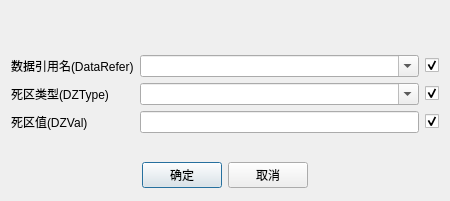
<?xml version="1.0" encoding="UTF-8"?>
<ui version="4.0">
 <class>CTcpEdgeTestDataDlg</class>
 <widget class="QDialog" name="CTcpEdgeTestDataDlg">
  <property name="geometry">
   <rect>
    <x>0</x>
    <y>0</y>
    <width>450</width>
    <height>201</height>
   </rect>
  </property>
  <property name="sizePolicy">
   <sizepolicy hsizetype="Expanding" vsizetype="Expanding">
    <horstretch>0</horstretch>
    <verstretch>0</verstretch>
   </sizepolicy>
  </property>
  <property name="windowTitle">
   <string>连接</string>
  </property>
  <layout class="QGridLayout" name="gridLayout">
   <property name="margin">
    <number>0</number>
   </property>
   <item row="3" column="0">
    <layout class="QHBoxLayout" name="horizontalLayout">
     <property name="margin">
      <number>11</number>
     </property>
     <item>
      <spacer name="horizontalSpacer">
       <property name="orientation">
        <enum>Qt::Horizontal</enum>
       </property>
       <property name="sizeHint" stdset="0">
        <size>
         <width>40</width>
         <height>20</height>
        </size>
       </property>
      </spacer>
     </item>
     <item>
      <widget class="QPushButton" name="btnOK">
       <property name="text">
        <string>确定</string>
       </property>
      </widget>
     </item>
     <item>
      <widget class="QPushButton" name="btnCancel">
       <property name="text">
        <string>取消</string>
       </property>
      </widget>
     </item>
     <item>
      <spacer name="horizontalSpacer_2">
       <property name="orientation">
        <enum>Qt::Horizontal</enum>
       </property>
       <property name="sizeHint" stdset="0">
        <size>
         <width>40</width>
         <height>20</height>
        </size>
       </property>
      </spacer>
     </item>
    </layout>
   </item>
   <item row="0" column="0">
    <layout class="QHBoxLayout" name="horizontalLayout_3">
     <item>
      <widget class="QWidget" name="title" native="true">
       <property name="minimumSize">
        <size>
         <width>0</width>
         <height>36</height>
        </size>
       </property>
       <property name="maximumSize">
        <size>
         <width>16777215</width>
         <height>36</height>
        </size>
       </property>
       <layout class="QHBoxLayout" name="horizontalLayout_4">
        <property name="margin">
         <number>0</number>
        </property>
        <item>
         <widget class="QLabel" name="titleName">
          <property name="text">
           <string/>
          </property>
         </widget>
        </item>
        <item>
         <spacer name="horizontalSpacer_3">
          <property name="orientation">
           <enum>Qt::Horizontal</enum>
          </property>
          <property name="sizeHint" stdset="0">
           <size>
            <width>255</width>
            <height>11</height>
           </size>
          </property>
         </spacer>
        </item>
       </layout>
      </widget>
     </item>
    </layout>
   </item>
   <item row="1" column="0">
    <layout class="QGridLayout" name="gridLayout_2">
     <property name="margin">
      <number>11</number>
     </property>
     <item row="1" column="0">
      <widget class="QLabel" name="label_2">
       <property name="text">
        <string>死区类型(DZType)</string>
       </property>
      </widget>
     </item>
     <item row="0" column="2">
      <widget class="QCheckBox" name="__DataRefer__">
       <property name="text">
        <string/>
       </property>
       <property name="checked">
        <bool>true</bool>
       </property>
      </widget>
     </item>
     <item row="0" column="0">
      <widget class="QLabel" name="label">
       <property name="text">
        <string>数据引用名(DataRefer)</string>
       </property>
      </widget>
     </item>
     <item row="2" column="0">
      <widget class="QLabel" name="label_3">
       <property name="text">
        <string>死区值(DZVal)</string>
       </property>
      </widget>
     </item>
     <item row="2" column="1">
      <widget class="QLineEdit" name="_DZVal_"/>
     </item>
     <item row="1" column="2">
      <widget class="QCheckBox" name="__DZType__">
       <property name="text">
        <string/>
       </property>
       <property name="checked">
        <bool>true</bool>
       </property>
      </widget>
     </item>
     <item row="2" column="2">
      <widget class="QCheckBox" name="__DZVal__">
       <property name="text">
        <string/>
       </property>
       <property name="checked">
        <bool>true</bool>
       </property>
      </widget>
     </item>
     <item row="1" column="1">
      <widget class="QComboBox" name="_DZType_">
       <property name="editable">
        <bool>true</bool>
       </property>
      </widget>
     </item>
     <item row="0" column="1">
      <widget class="QComboBox" name="_DataRefer_">
       <property name="editable">
        <bool>true</bool>
       </property>
      </widget>
     </item>
    </layout>
   </item>
  </layout>
 </widget>
 <resources>
  <include location="../../../../TcpEdgeServer/TcpEdgeServer.qrc"/>
 </resources>
 <connections>
  <connection>
   <sender>btnOK</sender>
   <signal>clicked()</signal>
   <receiver>CTcpEdgeTestDataDlg</receiver>
   <slot>accept()</slot>
   <hints>
    <hint type="sourcelabel">
     <x>351</x>
     <y>38</y>
    </hint>
    <hint type="destinationlabel">
     <x>233</x>
     <y>29</y>
    </hint>
   </hints>
  </connection>
  <connection>
   <sender>btnCancel</sender>
   <signal>clicked()</signal>
   <receiver>CTcpEdgeTestDataDlg</receiver>
   <slot>reject()</slot>
   <hints>
    <hint type="sourcelabel">
     <x>330</x>
     <y>66</y>
    </hint>
    <hint type="destinationlabel">
     <x>197</x>
     <y>125</y>
    </hint>
   </hints>
  </connection>
 </connections>
</ui>
